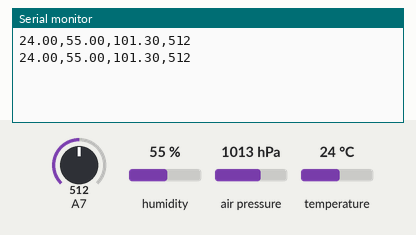
Recording of a sketch running on a simulated Arduino Nano 33 BLE. On the bench: the last lines printed to the serial monitor. The inputs (shaded band) are chosen by the test bench; at power-on: humidity 55 %, A7 = 512, air pressure 1013 hPa, temperature 24 °C.

Above: at 3.8 s.
3.9 s: humidity set to 22 %
At 6.8 s:
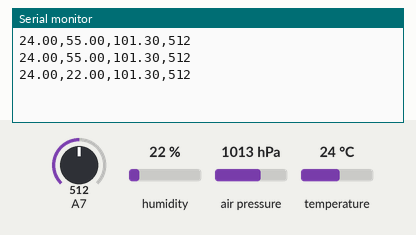
7.8 s: A7 set to 716
At 10.5 s:
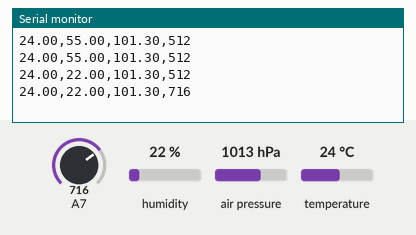
11.7 s: air pressure set to 952 hPa
At 13.0 s:
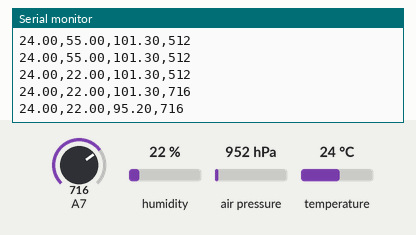
15.6 s: temperature set to 12 °C
At 19.1 s:
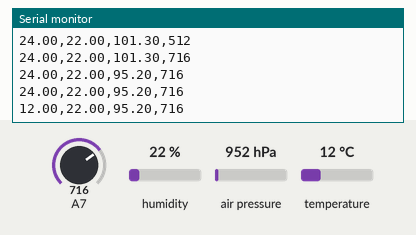
19.5 s: A7 set to 992
At 21.6 s:
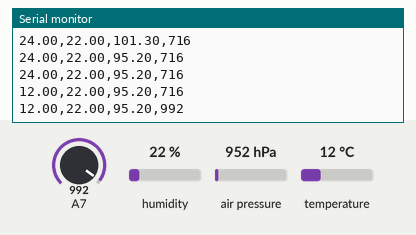
Timing chart, 0 to 23.1 s (numbered marks = the images above; inputs shaded):
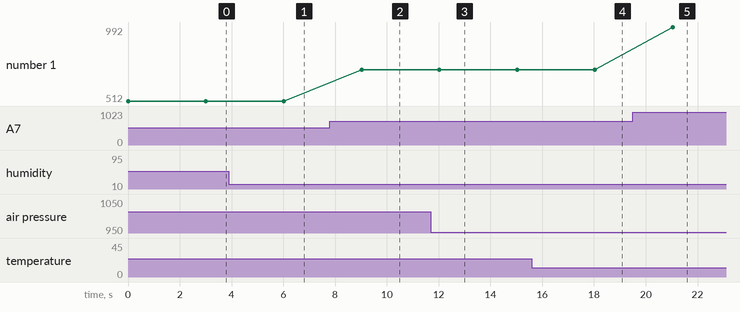

The sketch:

sketch_mar6a.ino
```cpp
#include <Arduino_HTS221.h>   // Temperature and Humidity sensor
#include <Arduino_LPS22HB.h>  // Pressure sensor


void setup() {
  Serial.begin(9600);
  while (!Serial);

  // Initiate the HTS221 Sensor
  if (!HTS.begin()) {
    Serial.println("Failed to initialize humidity temperature sensor!");
    while (1);
  }

  // Initiate the pressure sensor
  if (!BARO.begin()) {
    Serial.println("Failed to initialize pressure sensor!");
    while (1);
  }


}

void loop() {
  // read all the sensor values
  float temperature = HTS.readTemperature();
  float humidity = HTS.readHumidity();
  float pressure = BARO.readPressure();


  Serial.print(temperature);
  Serial.print(',');
  Serial.print(humidity);
  Serial.print(',');
  Serial.print(pressure);
  Serial.print(',');
  Serial.println(analogRead(A7));


  // wait 3 seconds before printing again
  delay(3000);
}
```

Measured:
- after the input at 3.9 s, the serial monitor: prints a new line after 2.1 s (image 1)
- after the input at 7.8 s, the serial monitor: prints a new line after 1.2 s (image 2)
- after the input at 11.7 s, the serial monitor: prints a new line after 0.33 s (image 3)
- after the input at 15.6 s, the serial monitor: prints a new line after 2.4 s (image 4)
- after the input at 19.5 s, the serial monitor: prints a new line after 1.5 s (image 5)
- plotted number 1: 512 → 716 after the input at 7.8 s, 716 → 992 after the input at 19.5 s
